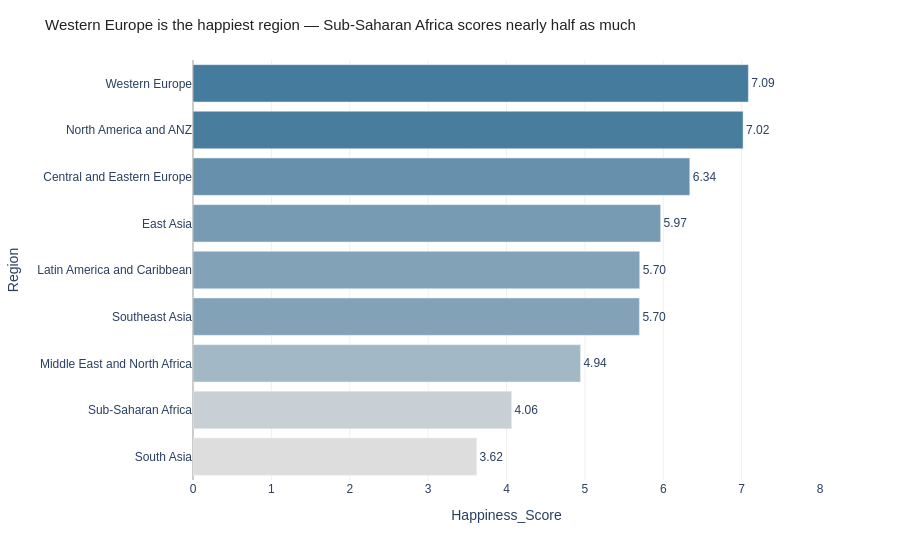

This figure's notebook cell:
### Markdown cell above
---
## Task 1 — Regional Comparison Bar Chart

**What to build:** A horizontal bar chart showing the **average happiness score by region**, sorted from highest to lowest.

**Requirements:**
- Horizontal orientation (category names are long)
- Sorted by score, descending (so the happiest region is at the top)
- Zero baseline on x-axis
- At least one design choice that goes beyond the Plotly default (colour, annotation, labels, etc.)
- An insight title that answers: *which region stands out and why does it matter?*

**Hint:** Use `df.groupby('Region')['Happiness_Score'].mean()` to compute the averages.

### Code cell
# Task 1: Regional comparison bar chart

# Step 1: Compute average happiness score by region
region_avg = (df.groupby('Region')['Happiness_Score']
              .mean()
              .reset_index()
              .sort_values('Happiness_Score'))

# Step 2: Build chart
fig = px.bar(
    region_avg,
    x='Happiness_Score',
    y='Region',
    orientation='h',
    text='Happiness_Score',
    color='Happiness_Score',
    color_continuous_scale=['#DDDDDD', '#457B9D']
)

fig.update_traces(
    texttemplate='%{text:.2f}',
    textposition='outside',
)

fig.update_layout(
    title=dict(
        text="Western Europe is the happiest region — Sub-Saharan Africa scores nearly half as much",
        font=dict(family='Arial', size=15, color='#222222')
    ),
    plot_bgcolor='white',
    paper_bgcolor='white',
    font=dict(family='Arial'),
    xaxis=dict(
        range=[0, 8],
        showgrid=True, gridcolor='#F0F0F0',
        showline=False, zeroline=True, zerolinecolor='#CCCCCC'
    ),
    yaxis=dict(showgrid=False, showline=False),
    coloraxis_showscale=False,
    margin=dict(r=80)
)

fig.show()

### Figure 1 — Plotly figure (JSON) as saved in the notebook; plotly's stock layout.template omitted (floating-point values rounded to 4 significant figures)
{"data": [{"hovertemplate": "Happiness_Score=%{marker.color}<br>Region=%{y}<extra></extra>", "legendgroup": "", "marker": {"color": [3.618, 4.065, 4.943, 5.695, 5.699, 5.966, 6.338, 7.018, 7.086], "coloraxis": "coloraxis", "pattern": {"shape": ""}}, "name": "", "orientation": "h", "showlegend": false, "text": [3.618, 4.065, 4.943, 5.695, 5.699, 5.966, 6.338, 7.018, 7.086], "textposition": "outside", "texttemplate": "%{text:.2f}", "type": "bar", "x": [3.618, 4.065, 4.943, 5.695, 5.699, 5.966, 6.338, 7.018, 7.086], "xaxis": "x", "y": ["South Asia", "Sub-Saharan Africa", "Middle East and North Africa", "Southeast Asia", "Latin America and Caribbean", "East Asia", "Central and Eastern Europe", "North America and ANZ", "Western Europe"], "yaxis": "y"}], "layout": {"barmode": "relative", "coloraxis": {"colorbar": {"title": {"text": "Happiness_Score"}}, "colorscale": [[0, "#DDDDDD"], [1, "#457B9D"]], "showscale": false}, "font": {"family": "Arial"}, "legend": {"tracegroupgap": 0}, "margin": {"r": 80, "t": 60}, "paper_bgcolor": "white", "plot_bgcolor": "white", "title": {"font": {"color": "#222222", "family": "Arial", "size": 15}, "text": "Western Europe is the happiest region — Sub-Saharan Africa scores nearly half as much"}, "xaxis": {"anchor": "y", "domain": [0, 1], "gridcolor": "#F0F0F0", "range": [0, 8], "showgrid": true, "showline": false, "title": {"text": "Happiness_Score"}, "zeroline": true, "zerolinecolor": "#CCCCCC"}, "yaxis": {"anchor": "x", "domain": [0, 1], "showgrid": false, "showline": false, "title": {"text": "Region"}}}}
